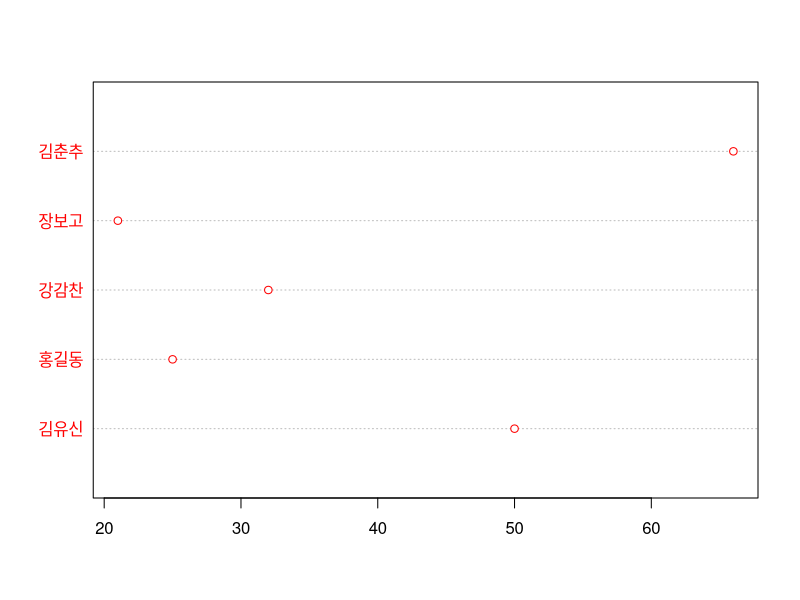

This chart was generated by the following R code:
# 날짜 : 2021-06-29
# 이름 : 박재형
# 내용 : dotchart - p146

score <- c(50, 25, 32, 21, 66)
names(score) <- c("김유신", "홍길동", "강감찬", "장보고", "김춘추")
dotchart(score, color = "red")
